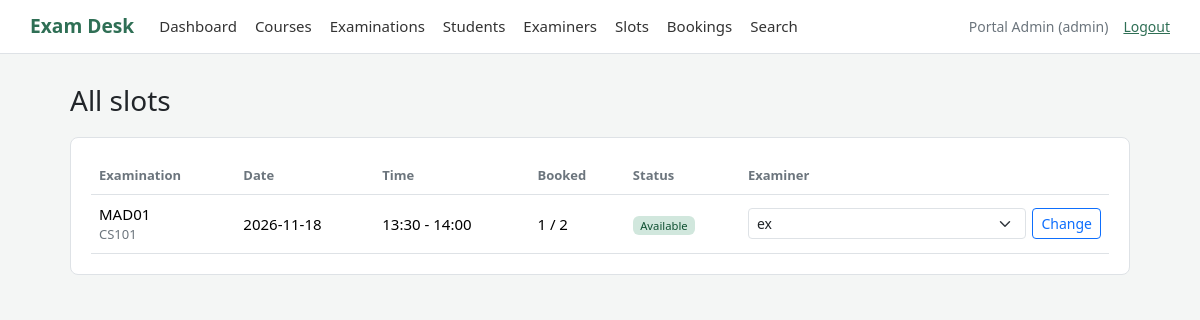
The page /admin/slots (signed in) on the database its author committed.
### tables this page shows
CREATE TABLE users (
            id INTEGER PRIMARY KEY AUTOINCREMENT,
            name TEXT NOT NULL,
            email TEXT NOT NULL UNIQUE,
            password_hash TEXT NOT NULL,
            role TEXT NOT NULL CHECK (role IN ('admin', 'examiner', 'student')),
            department TEXT DEFAULT '',
            phone TEXT DEFAULT '',
            status TEXT NOT NULL DEFAULT 'active'
        );

CREATE TABLE slots (
            id INTEGER PRIMARY KEY AUTOINCREMENT,
            examination_id INTEGER NOT NULL,
            examiner_id INTEGER NOT NULL,
            exam_date TEXT NOT NULL,
            start_time TEXT NOT NULL,
            end_time TEXT NOT NULL,
            capacity INTEGER NOT NULL,
            status TEXT NOT NULL DEFAULT 'Available',
            FOREIGN KEY (examination_id) REFERENCES examinations(id),
            FOREIGN KEY (examiner_id) REFERENCES users(id)
        );

CREATE TABLE examinations (
            id INTEGER PRIMARY KEY AUTOINCREMENT,
            course_id INTEGER NOT NULL,
            name TEXT NOT NULL,
            exam_type TEXT NOT NULL,
            duration_minutes INTEGER NOT NULL,
            max_marks INTEGER NOT NULL,
            slot_creation_start TEXT NOT NULL,
            slot_creation_end TEXT NOT NULL,
            booking_start TEXT NOT NULL,
            booking_end TEXT NOT NULL,
            status TEXT NOT NULL DEFAULT 'Draft',
            FOREIGN KEY (course_id) REFERENCES courses(id)
        );

CREATE TABLE courses (
            id INTEGER PRIMARY KEY AUTOINCREMENT,
            course_code TEXT NOT NULL UNIQUE,
            course_name TEXT NOT NULL,
            description TEXT DEFAULT '',
            status TEXT NOT NULL DEFAULT 'Active'
        );

### app.py (the view, shortened to what this page needs)
@app.route("/admin/slots", methods=["GET", "POST"])
@login_required("admin")
def admin_slots():
    connection = get_database()
    slots = connection.execute(
        """SELECT s.*, e.name AS exam_name, c.course_code, u.name AS examiner_name,
                  (SELECT COUNT(*) FROM bookings b WHERE b.slot_id = s.id AND b.status = 'Booked') AS booked
           FROM slots s JOIN examinations e ON e.id = s.examination_id
           JOIN courses c ON c.id = e.course_id JOIN users u ON u.id = s.examiner_id
           ORDER BY s.exam_date DESC, s.start_time"""
    ).fetchall()
    examiners = connection.execute(
        "SELECT id, name FROM users WHERE role = 'examiner' AND status = 'active' ORDER BY name"
    ).fetchall()
    return render_template("admin_slots.html", slots=slots, examiners=examiners)

### app.py (called while the page is built)
def open_database():
    connection = sqlite3.connect(DATABASE_FILE)
    connection.row_factory = sqlite3.Row
    connection.execute("PRAGMA foreign_keys = ON")
    return connection

def get_database():
    if "database" not in g:
        g.database = open_database()
    return g.database

@app.teardown_appcontext
def close_database(error=None):
    connection = g.pop("database", None)
    if connection is not None:
        connection.close()

def login_required(*allowed_roles):
    def decorator(view):
        @wraps(view)
        def wrapped_view(*args, **kwargs):
            if "user_id" not in session:
                flash("Please sign in to continue.", "info")
                return redirect(url_for("login"))
            user = get_database().execute(
                "SELECT * FROM users WHERE id = ?", (session["user_id"],)
            ).fetchone()
            if user is None or user["status"] != "active":
                session.clear()
                flash("This account is not active yet.", "warning")
                return redirect(url_for("login"))
            if allowed_roles and user["role"] not in allowed_roles:
                abort(403)
            g.user = user
            return view(*args, **kwargs)
        return wrapped_view
    return decorator

@app.context_processor
def add_user_to_templates():
    user = None
    if "user_id" in session:
        user = get_database().execute(
            "SELECT id, name, email, role FROM users WHERE id = ?", (session["user_id"],)
        ).fetchone()
    return {"current_user": user}

### templates/admin_slots.html (shortened to what this page needs)
{% extends "base.html" %}
{% block content %}
<h1>All slots</h1>
<div class="card-box">
    {% if slots %}
    <div class="table-responsive">
        <table class="table">
            <thead>
                <tr><th>Examination</th><th>Date</th><th>Time</th><th>Booked</th><th>Status</th><th>Examiner</th></tr>
            </thead>
            <tbody>
                {% for slot in slots %}
                <tr>
                    <td>{{ slot.exam_name }} <div class="sub">{{ slot.course_code }}</div></td>
                    <td>{{ slot.exam_date }}</td>
                    <td>{{ slot.start_time }} - {{ slot.end_time }}</td>
                    <td>{{ slot.booked }} / {{ slot.capacity }}</td>
                    <td><span class="badge status-{{ slot.status|lower }}">{{ slot.status }}</span></td>
                    <td>
                        <form method="post" class="inline-form">
                            <select class="form-select form-select-sm" name="examiner_id" aria-label="Examiner">
                                {% for examiner in examiners %}
                                <option value="{{ examiner.id }}" {% if examiner.id == slot.examiner_id %}selected{% endif %}>{{ examiner.name }}</option>
                                {% endfor %}
                            </select>
                            <button class="btn btn-sm btn-outline-primary" type="submit">Change</button>
                        </form>
                    </td>
                </tr>
                {% endfor %}
            </tbody>
        </table>
    </div>
    {% else %}
    <p class="empty">No slots have been created.</p>
    {% endif %}
</div>
{% endblock %}

### templates/base.html (shortened to what this page needs)
<!doctype html>
<html lang="en">
<head>
    <link href="https://cdn.jsdelivr.net/npm/bootstrap@5.3.3/dist/css/bootstrap.min.css" rel="stylesheet">
    <link href="{{ url_for('static', filename='style.css') }}" rel="stylesheet">
</head>
<body>
    <header class="topbar">
        {% if current_user %}
        <a class="brand" href="{{ url_for('dashboard') }}">Exam Desk</a>
        <nav class="main-nav">
            <a href="{{ url_for('dashboard') }}">Dashboard</a>
            {% if current_user.role == 'admin' %}
                <a href="{{ url_for('admin_courses') }}">Courses</a>
                <a href="{{ url_for('admin_exams') }}">Examinations</a>
                <a href="{{ url_for('admin_students') }}">Students</a>
                <a href="{{ url_for('admin_examiners') }}">Examiners</a>
                <a href="{{ url_for('admin_slots') }}">Slots</a>
                <a href="{{ url_for('admin_bookings') }}">Bookings</a>
                <a href="{{ url_for('admin_search') }}">Search</a>
            {% elif current_user.role == 'examiner' %}
                <a href="{{ url_for('examiner_slots') }}">My slots</a>
            {% else %}
                <a href="{{ url_for('student_exams') }}">Exams</a>
                <a href="{{ url_for('student_history') }}">History</a>
                <a href="{{ url_for('student_profile') }}">Profile</a>
            {% endif %}
        </nav>
        <div class="account">
            <span class="account-name">{{ current_user.name }} ({{ current_user.role }})</span>
            <a href="{{ url_for('logout') }}">Logout</a>
        </div>
        {% else %}
        <a class="brand" href="{{ url_for('login') }}">Exam Desk</a>
        {% endif %}
    </header>
    <main class="page {% if not current_user %}page-narrow{% endif %}">
        {% block content %}{% endblock %}
    </main>
</body>
</html>

### static/style.css (style rules this page uses)
:root { --main: #2f6f55; --border: #dee2e6; --muted: #6c757d; }
body { background: #f4f6f5; font-size: 15px; }
a { color: var(--main); }
h1 { font-size: 1.75rem; margin-bottom: 20px; }
.topbar { display: flex; align-items: center; flex-wrap: wrap; gap: 10px 25px; padding: 12px 30px; background: #fff; border-bottom: 1px solid var(--border); }
.brand { font-size: 1.2rem; font-weight: bold; color: var(--main); text-decoration: none; }
.main-nav { display: flex; flex-wrap: wrap; gap: 18px; flex: 1; }
.main-nav a { color: #333; text-decoration: none; }
.account { display: flex; gap: 15px; font-size: 14px; }
.account-name { color: var(--muted); }
.page { max-width: 1100px; margin: 0 auto; padding: 30px 20px; }
.card-box { background: #fff; border: 1px solid var(--border); border-radius: 8px; padding: 20px; margin-bottom: 20px; }
.table { margin-bottom: 0; vertical-align: middle; }
.table th { font-size: 13px; color: var(--muted); font-weight: 600; }
.sub { color: var(--muted); font-size: 13px; }
.inline-form { display: flex; gap: 6px; }
.inline-form .form-select { min-width: 160px; }
.badge { font-weight: 500; }
.status-booked, .status-active, .status-available { background: #d1e7dd; color: #0f5132; }

### rows shown on the page
users: name "Portal Admin", role "admin"
slots: exam_name "MAD01", course_code "CS101", exam_date "2026-11-18", start_time "13:30", end_time "14:00", booked "1", capacity "2", status "Available", examiner_id "ex"
